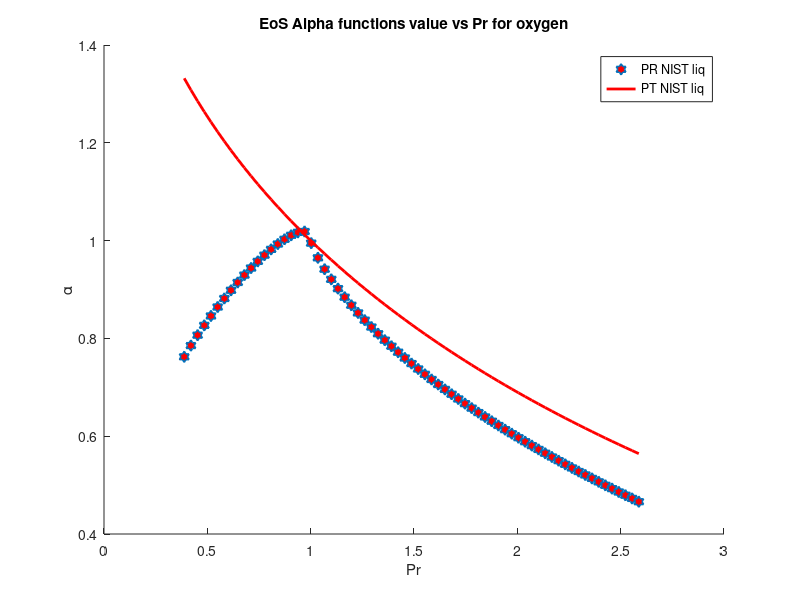

The MATLAB script that drew this image:
clear 
clc
load oxygen_sat_data1.mat
%alpha PR & SRK for oxygen
omega = 0.0222; %Acentric factor
Tc = 154.58; %K
Pc = 5043125.6; %Pa
R = 8.31446 %J/K*mol
Zc = 0.327;
b1 = 0.07780*(R*Tc/Pc);
a1 = 0.45724*(((R^2)*(Tc^2))/Pc);
b2 = 0.08664*(R*Tc/Pc);
a2 = 0.42747*(((R^2)*(Tc^2))/Pc);
omega_c = 1-3*Zc;
omega_b = 0.08446114781;
omega_a = 3*Zc^2+3*(1-2*Zc)*omega_b+omega_b^2+1-3*Zc;
a3 = omega_a*(((R^2)*(Tc^2))/Pc);
b3 = omega_b*(R*Tc/Pc);
c3 = omega_c*(R*Tc/Pc);
T = 60; %k
M = 31.9988/1000; %kg/mol
S1=0.37464+1.54226*omega-0.26992*omega^2;
S2=0.48508+1.55171*omega-0.176*omega^2;

for i = 1:1:69
   Pr = P/Pc; 
   Tr = T/Tc;
   Tr_list(i)=Tr;
   Vm_liq(i) = M/rho_liq(i);
%    Vm_vap(i) = M/rho_vap(i);
   alpha_PT_liq(i) = ((R*T)/(Vm_liq(i)-b3)-P(i))*((Vm_liq(i)^2+b3*Vm_liq(i)+c3*Vm_liq(i)-c3*b3)/a3);
%    alpha_PT_vap(i) = ((R*T)/(Vm_vap(i)-b3)-P(i))*((Vm_vap(i)^2+b3*Vm_vap(i)+c3*Vm_vap(i)-c3*b3)/a3);
   alpha_PR_liq(i) = ((R*T)/(Vm_liq(i)-b1)-P(i))*((Vm_liq(i)^2+2*b1*Vm_liq(i)-b1^2)/a1)
   alpha_SRK_liq(i) = ((R*T)/(Vm_liq(i)-b2)-P(i))*((Vm_liq(i)^2+b2*Vm_liq(i))/a2);
%    alpha_PR_vap(i) = ((R*T)/(Vm_vap(i)-b1)-P(i))*((Vm_vap(i)^2+2*b1*Vm_vap(i)-b1^2)/a1);
%    alpha_SRK_vap(i) = ((R*T)/(Vm_vap(i)-b2)-P(i))*((Vm_vap(i)^2+b2*Vm_vap(i))/a2);
   alpha_soave_PR(i) =(1+S1*(1-sqrt(Tr)))^2;
   alpha_soave_SRK(i) =(1+S2*(1-sqrt(Tr)))^2;
   alpha_Gasem(i) = exp((1.943+0.926*Tr)*(1-(Tr)^0.1441));
%    alpha_twu(i) = (Tr)^(0.081043)*exp(0.915696*(1-(Tr)^(2.61622)));
   Temp(i)=T;
   T = T+5;
end
hold on

 plot(Tr_list,alpha_PR_liq,'h','MarkerSize',8,'MarkerFaceColor','r','LineWidth',1.2)
% plot(Tr_list,alpha_PT_liq,'h','MarkerSize',8,'MarkerFaceColor','g','LineWidth',1.2)
% plot(Tr_list,alpha_SRK_vap,'h','MarkerSize',8,'MarkerFaceColor','m','LineWidth',1.2)
%  plot(Tr_list,alpha_PR_vap,'^','MarkerSize',8,'MarkerFaceColor','r','LineWidth',1.2)
% plot(Tr_list,alpha_PT_vap,'^','MarkerSize',8,'MarkerFaceColor','g','LineWidth',1.2)
% plot(Tr_list,alpha_SRK_vap,'^','MarkerSize',8,'MarkerFaceColor','m','LineWidth',1.2)
 plot(Tr_list,alpha_soave_PR,'r','LineWidth',2)
% plot(Tr_list,alpha_soave_SRK,'g','LineWidth',2)
% plot(Tr_list,alpha_Gasem,'b','LineWidth',2)

hold off
legend('PR NIST liq','PT NIST liq','SRK NIST liq','PR NIST vap','PT NIST vap','SRK NIST vapor','Soave PR','Soave SRK','Gasem')
xlabel('Pr')
ylabel('\alpha')
title('EoS Alpha functions value vs Pr for oxygen')
% axis([0.6,1,0.8,2.4])